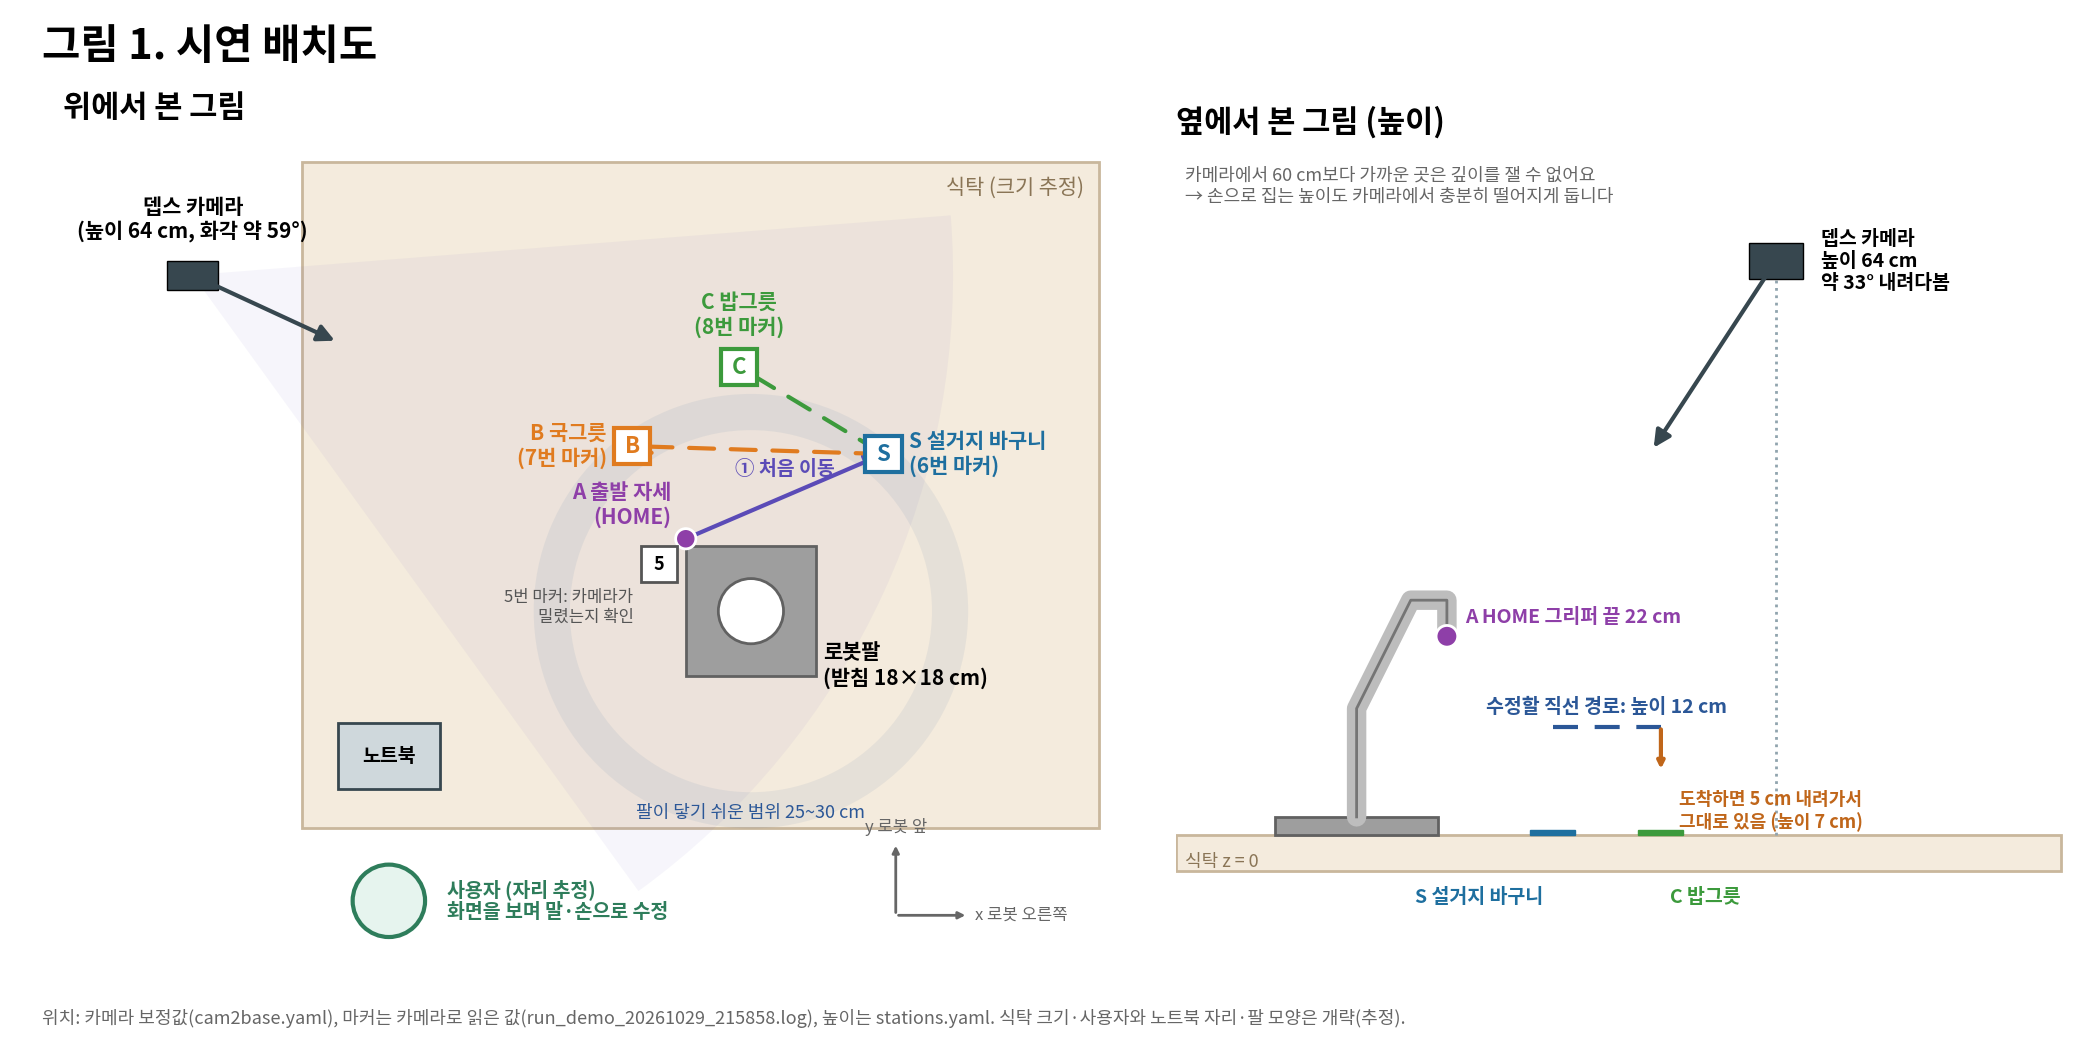

This figure's Python source:
"""그림 1. 시연 배치도 (위에서 본 그림 + 옆에서 본 그림). 실행: mujoco_sim/.venv/bin/python docs/figures/fig1_layout.py

좌표는 보정 좌표계(base_ref, m): 원점 = 로봇 J1 축의 책상면, +x = 로봇의 오른쪽, +y = 로봇 앞(종이 쪽), +z = 위.
값의 출처
  카메라 위치·보는 방향 : pac_vision/config/cam2base.yaml (t, R의 셋째 열 = 광축), 화각 = 2·atan(320/fx)
  5번 표지              : pac_vision/config/markers.yaml
  S·B·C 지점            : 가장 최근 시뮬 실행 기록(mujoco_sim/logs/run_demo_*.log)의 "stations located" (카메라로 읽은 값)
  목표 높이·내려가기     : pac_vision/config/stations.yaml (height_m, dip_m)
  로봇 받침판            : 180 x 180 x 20 mm (README.md 준비물)
  A (HOME 그리퍼 끝)     : 실물 연결 시 화면의 A 표시 (-0.09, 0.10, 0.22) m
추정(코드에 없음): 식탁 크기, 사용자·노트북 자리, 로봇 팔 모양(개략)
"""
from __future__ import annotations

import math
import re

import numpy as np
import yaml

from _style import COL, GRAY, INK, REPO, mpl_setup, save_mpl

CFG = REPO / "pac_vision" / "config"
A = np.array([-0.09, 0.10, 0.22])


def stations_from_log():
    logs = sorted((REPO / "mujoco_sim" / "logs").glob("run_demo_*.log"))
    pat = re.compile(r"^\s+([SBC]) (\S+(?: \S+)?) \(marker (\d+)\): \(([+-][\d.]+), ([+-][\d.]+)\) m")
    for f in reversed(logs):
        found = {}
        for line in f.read_text(encoding="utf-8", errors="replace").splitlines():
            m = pat.match(line)
            if m:
                found[m.group(1)] = (m.group(2), int(m.group(3)), float(m.group(4)), float(m.group(5)))
        if len(found) == 3:
            return found, f.name
    raise SystemExit("no 'stations located' in mujoco_sim/logs/run_demo_*.log")


def main():
    plt = mpl_setup()
    from matplotlib.patches import Circle, FancyArrowPatch, Polygon, Rectangle, Wedge

    cam = yaml.safe_load((CFG / "cam2base.yaml").read_text(encoding="utf-8"))
    t, R = np.array(cam["t"]), np.array(cam["R"])
    axis = R[:, 2]
    fx = float(cam["camera"]["depth"]["fx"])
    fov = math.degrees(2 * math.atan(320.0 / fx))
    min_m = float(cam["camera"]["depth"]["min_m"])
    m5 = yaml.safe_load((CFG / "markers.yaml").read_text(encoding="utf-8"))["markers"][5]["base_m"]
    stc = yaml.safe_load((CFG / "stations.yaml").read_text(encoding="utf-8"))
    h = {k: float(v["height_m"]) for k, v in stc["stations"].items()}
    dip = float(stc.get("dip_m", 0.0))
    st, logname = stations_from_log()

    fig = plt.figure(figsize=(21, 10.5))
    fig.suptitle("그림 1. 시연 배치도", fontsize=30, fontweight="bold", x=0.02, ha="left", y=0.975)
    ax = fig.add_axes([0.03, 0.08, 0.50, 0.80])
    sx = fig.add_axes([0.56, 0.10, 0.43, 0.76])
    colors = {"S": "#1E6F9F", "B": "#E07B1F", "C": "#3C9A3C"}

    # ---------------------------------------------------------------- top view
    ax.set_title("위에서 본 그림", fontsize=22, fontweight="bold", loc="left", pad=12)
    ax.add_patch(Rectangle((-0.62, -0.30), 1.10, 0.92, fc="#F4EBDD", ec="#C9B79C", lw=2, zorder=0))
    ax.text(0.46, 0.60, "식탁 (크기 추정)", ha="right", va="top", fontsize=15, color="#8A7556")
    ax.add_patch(Wedge((0, 0), 0.30, 0, 360, width=0.05, fc="#2B5797", alpha=0.07, zorder=1))
    ax.text(0.0, -0.285, "팔이 닿기 쉬운 범위 25~30 cm", ha="center", fontsize=13, color="#2B5797", zorder=4)
    ax.add_patch(Rectangle((-0.09, -0.09), 0.18, 0.18, fc="#9E9E9E", ec="#616161", lw=2, zorder=2))
    ax.add_patch(Circle((0, 0), 0.045, fc="white", ec="#616161", lw=2, zorder=3))
    ax.text(0.10, -0.075, "로봇팔\n(받침 18×18 cm)", fontsize=15, fontweight="bold", va="center", zorder=4)
    # paths
    pts = {k: np.array(v[2:]) for k, v in st.items()}
    ax.annotate("", xy=pts["S"], xytext=A[:2], arrowprops=dict(arrowstyle="-|>", lw=3, color="#5B4BB7",
                                                              mutation_scale=22), zorder=5)
    for k in ("B", "C"):
        ax.annotate("", xy=pts[k], xytext=pts["S"], arrowprops=dict(arrowstyle="-|>", lw=3, ls=(0, (6, 4)),
                                                                   color=colors[k], mutation_scale=22), zorder=5)
    ax.text(*(A[:2] + pts["S"]) / 2 + [0.0, 0.03], "① 처음 이동", fontsize=14, color="#5B4BB7", ha="center",
            fontweight="bold")
    ax.add_patch(Circle(A[:2], 0.014, fc="#8E3FA8", ec="white", lw=2, zorder=6))
    ax.text(A[0] - 0.02, A[1] + 0.02, "A 출발 자세\n(HOME)", fontsize=15, fontweight="bold", color="#8E3FA8",
            ha="right", zorder=6)
    for k, (label, marker, x, y) in st.items():
        ax.add_patch(Rectangle((x - 0.025, y - 0.025), 0.05, 0.05, fc="white", ec=colors[k], lw=3, zorder=6))
        ax.text(x, y, k, ha="center", va="center", fontsize=16, fontweight="bold", color=colors[k], zorder=7)
        dx, ha = {"S": (0.035, "left"), "B": (-0.035, "right"), "C": (0.0, "center")}[k]
        ax.text(x + dx, y + (0.04 if k == "C" else 0.0), f"{k} {label}\n({marker}번 마커)", ha=ha,
                va="bottom" if k == "C" else "center", fontsize=15, fontweight="bold", color=colors[k], zorder=7)
    ax.add_patch(Rectangle((m5[0] - 0.025, m5[1] - 0.025), 0.05, 0.05, fc="white", ec="#555", lw=2, zorder=6))
    ax.text(m5[0], m5[1], "5", ha="center", va="center", fontsize=13, fontweight="bold", zorder=7)
    ax.text(m5[0] - 0.035, m5[1] - 0.035, "5번 마커: 카메라가\n밀렸는지 확인", fontsize=12, color="#555", ha="right",
            va="top", zorder=7)
    # camera
    d = axis[:2] / np.linalg.norm(axis[:2])
    ang = math.degrees(math.atan2(d[1], d[0]))
    ax.add_patch(Wedge(t[:2], 1.05, ang - fov / 2, ang + fov / 2, fc="#5B4BB7", alpha=0.05, zorder=1))
    ax.add_patch(Rectangle((t[0] - 0.035, t[1] - 0.02), 0.07, 0.04, angle=0, fc="#37474F", ec="black", zorder=8))
    ax.add_patch(FancyArrowPatch(t[:2], t[:2] + 0.22 * d, arrowstyle="-|>", mutation_scale=25, lw=3, color="#37474F",
                                 zorder=8))
    ax.text(t[0], t[1] + 0.05, f"뎁스 카메라\n(높이 {t[2] * 100:.0f} cm, 화각 약 {fov:.0f}°)", ha="center",
            fontsize=15, fontweight="bold", zorder=8)
    # user and laptop (estimated)
    lap = np.array([-0.50, -0.20])
    ax.add_patch(Rectangle(lap - [0.07, 0.045], 0.14, 0.09, fc="#CFD8DC", ec="#37474F", lw=2, zorder=6))
    ax.text(*lap, "노트북", ha="center", va="center", fontsize=14, fontweight="bold", zorder=7)
    usr = np.array([-0.50, -0.40])
    ax.add_patch(Circle(usr, 0.05, fc=COL["user"][0], ec=COL["user"][1], lw=3, zorder=6, clip_on=False))
    ax.text(usr[0] + 0.08, usr[1], "사용자 (자리 추정)\n화면을 보며 말·손으로 수정", fontsize=14, va="center",
            color=COL["user"][1], fontweight="bold", clip_on=False)
    o = np.array([0.20, -0.42])
    ax.annotate("", xy=o + [0.10, 0], xytext=o, arrowprops=dict(arrowstyle="-|>", color=GRAY, lw=2), annotation_clip=False)
    ax.annotate("", xy=o + [0, 0.10], xytext=o, arrowprops=dict(arrowstyle="-|>", color=GRAY, lw=2), annotation_clip=False)
    ax.text(o[0] + 0.11, o[1], "x 로봇 오른쪽", fontsize=12, color=GRAY, va="center")
    ax.text(o[0], o[1] + 0.115, "y 로봇 앞", fontsize=12, color=GRAY, ha="center")
    ax.set_xlim(-0.95, 0.50)
    ax.set_ylim(-0.48, 0.66)
    ax.set_aspect("equal")
    ax.axis("off")

    # ---------------------------------------------------------------- side view (looking along -x, y to the right)
    sx.set_title("옆에서 본 그림 (높이)", fontsize=22, fontweight="bold", loc="left", pad=12)
    sx.add_patch(Rectangle((-0.20, -0.04), 0.98, 0.04, fc="#F4EBDD", ec="#C9B79C", lw=2))
    sx.text(-0.19, -0.03, "식탁 z = 0", ha="left", va="center", fontsize=13, color="#8A7556")
    sx.add_patch(Rectangle((-0.09, 0.0), 0.18, 0.02, fc="#9E9E9E", ec="#616161", lw=2))
    arm = np.array([[0.0, 0.02], [0.0, 0.14], [0.06, 0.26], [A[1], A[2] + 0.04], [A[1], A[2]]])
    sx.plot(arm[:, 0], arm[:, 1], color="#BDBDBD", lw=14, solid_capstyle="round", zorder=2)
    sx.plot(arm[:, 0], arm[:, 1], color="#757575", lw=2, zorder=3)
    sx.add_patch(Circle((A[1], A[2]), 0.012, fc="#8E3FA8", ec="white", lw=2, zorder=6))
    sx.text(A[1] + 0.02, A[2] + 0.015, f"A HOME 그리퍼 끝 {A[2] * 100:.0f} cm", fontsize=14, fontweight="bold",
            color="#8E3FA8")
    yS, yC = st["S"][3], st["C"][3]
    zc = h["C"]
    sx.plot([yS, yC], [zc, zc], color=COL["algo"][1], lw=3, ls=(0, (6, 4)))
    sx.annotate("", xy=(yC, zc - dip), xytext=(yC, zc), arrowprops=dict(arrowstyle="-|>", lw=3, color="#C0661A"))
    for k in ("S", "C"):
        y = st[k][3]
        sx.add_patch(Rectangle((y - 0.025, 0.0), 0.05, 0.006, fc=colors[k], ec=colors[k]))
        sx.text(y + (-0.01 if k == "S" else 0.01), -0.075, f"{k} {st[k][0]}", ha="right" if k == "S" else "left",
                fontsize=14, fontweight="bold", color=colors[k])
    sx.text((yS + yC) / 2, zc + 0.015, f"수정할 직선 경로: 높이 {zc * 100:.0f} cm", ha="center", fontsize=14,
            color=COL["algo"][1], fontweight="bold")
    sx.text(yC + 0.02, zc - dip - 0.02, f"도착하면 {dip * 100:.0f} cm 내려가서\n그대로 있음 (높이 {(zc - dip) * 100:.0f} cm)",
            fontsize=13, color="#C0661A", va="top", fontweight="bold")
    # camera in the side view: y = its y, z = its height, the optical axis in the y-z plane
    cy, cz = t[1], t[2]
    dz = np.array([axis[1], axis[2]])
    dz = dz / np.linalg.norm(dz)
    pitch = math.degrees(math.atan2(-axis[2], math.hypot(axis[0], axis[1])))
    sx.add_patch(Rectangle((cy - 0.03, cz - 0.02), 0.06, 0.04, fc="#37474F", ec="black", zorder=8))
    sx.add_patch(FancyArrowPatch((cy, cz), (cy + 0.25 * dz[0], cz + 0.25 * dz[1]), arrowstyle="-|>",
                                 mutation_scale=25, lw=3, color="#37474F", zorder=8))
    sx.plot([cy, cy], [0, cz - 0.02], color="#90A4AE", lw=2, ls=":")
    sx.text(cy + 0.05, cz, f"뎁스 카메라\n높이 {cz * 100:.0f} cm\n약 {pitch:.0f}° 내려다봄", fontsize=14,
            fontweight="bold", va="center")
    sx.text(-0.19, 0.74, f"카메라에서 {min_m * 100:.0f} cm보다 가까운 곳은 깊이를 잴 수 없어요\n"
            "→ 손으로 집는 높이도 카메라에서 충분히 떨어지게 둡니다", fontsize=13, color=GRAY, va="top")
    sx.set_xlim(-0.20, 0.80)
    sx.set_ylim(-0.12, 0.76)
    sx.set_aspect("equal")
    sx.axis("off")

    fig.text(0.02, 0.025, f"위치: 카메라 보정값(cam2base.yaml), 마커는 카메라로 읽은 값({logname}), 높이는 stations.yaml. "
             "식탁 크기·사용자와 노트북 자리·팔 모양은 개략(추정).", fontsize=13, color=GRAY)
    out = save_mpl(fig, "fig1_layout.png")
    print(out)


if __name__ == "__main__":
    main()
